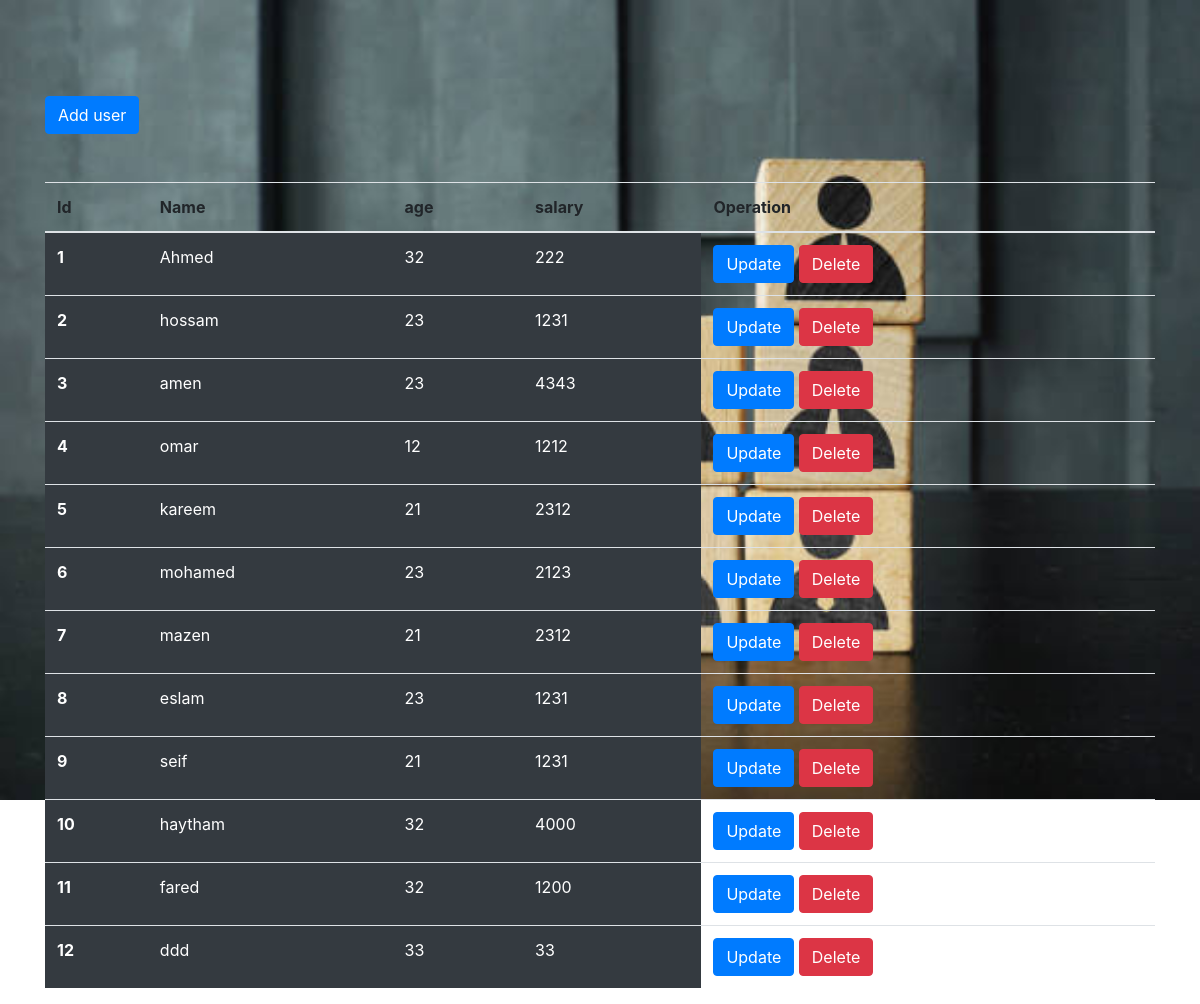
Page /staff.php on the committed database.
### tables this page shows
CREATE TABLE `staff` (
  `name` varchar(1000) NOT NULL,
  `age` varchar(1000) NOT NULL,
  `salary` int(11) NOT NULL,
  `manger_id` int(11) UNSIGNED NOT NULL,
  `id` int(100) NOT NULL
);

### staff.php (the view, shortened to what this page needs)
<?php
$con = mysqli_connect('localhost', 'root', '', 'coffee');
?>
<!DOCTYPE html>
<html lang="en">
<head>
    <link rel="stylesheet" href="https://cdn.jsdelivr.net/npm/bootstrap@4.6.2/dist/css/bootstrap.min.css">
    <link rel="stylesheet" href="./cssstaff.css">
</head>
<body>
    <div class="container mt-5">
        <a class="btn btn-primary mt-5" href="./addstaff.php">Add user</a>
        <table class="table mt-5">
            <thead>
                <tr>
                    <th scope="col">Id</th>
                    <th scope="col">Name</th>
                    <th scope="col">age</th>
                    <th scope="col">salary</th>
                    <th scope="col">Operation</th>
                </tr>
            </thead>
            <tbody>
                <?php
                $sqlselect = "SELECT * FROM `staff`";
                $resultselect = mysqli_query($con, $sqlselect);
                if ($resultselect) {
                    while ($row = mysqli_fetch_assoc($resultselect)) {
                        $id = $row['id'];
                        $name = $row['name'];
                        $age = $row['age'];
                        $salary =  $row['salary'];
                        echo ' <tr>
                        <th scope="row" class="bg-dark text-white">'.$id.'</th>
                        <td class="bg-dark text-white">'.$name.'</td>
                        <td class="bg-dark text-white">'.$age.'</td>
                        <td class="bg-dark text-white">'.$salary.'</td>
                        <td>
                            <a href="update.php?updateid='.$id.'" class="btn btn-primary" >Update</a>
                            <a href="delete.php?deleteid='.$id.'" class="btn btn-danger">Delete</a>
                        </td>
                        </tr>
                        ';
                    }
                }
                ?>
            </tbody>
        </table>
    </div>
</body>
</html>

### cssstaff.css (style rules this page uses)
body { background-repeat: no-repeat; background-image: url(./background\ staff.jpg); background-size: 100%; }

### rows in the picture
staff: id "1", name "Ahmed", age "32", salary "222"
staff: id "2", name "hossam", age "23", salary "1231"
staff: id "3", name "amen", age "23", salary "4343"
staff: id "4", name "omar", age "12", salary "1212"
staff: id "5", name "kareem", age "21", salary "2312"
staff: id "6", name "mohamed", age "23", salary "2123"
staff: id "7", name "mazen", age "21", salary "2312"
staff: id "8", name "eslam", age "23", salary "1231"
staff: id "9", name "seif", age "21", salary "1231"
staff: id "10", name "haytham", age "32", salary "4000"
staff: id "11", name "fared", age "32", salary "1200"
staff: id "12", name "ddd", age "33", salary "33"
